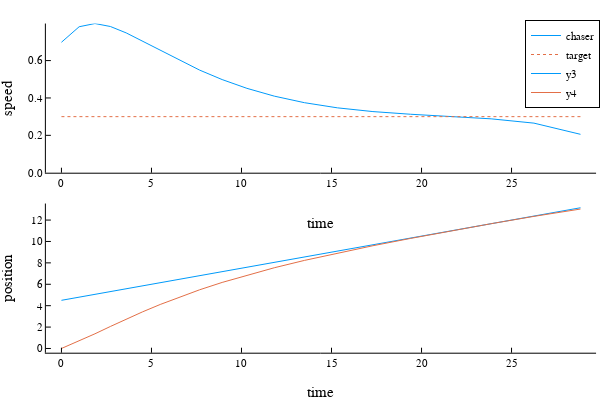

Here is the notebook cell this chart was saved with:
### Markdown cell above
## Minimum-error solution
Minimizing mean-square error to taget, plus work.
Optimization wants to hit a peak speed quickly and then gradually slow down toward the target

### Code cell
wstar4 = findgait(WalkRW2l(α=0.35,safety=true), target=:speed=>0.3, varying=:P)
ctime = 0. # cost of time, to encourage hurrying
cerror = 0.015
targetspeed = 0.3
targetdist = 4.5
result = optwalktag(wstar4, 20, ctime=ctime, cerror=cerror,targetspeed=targetspeed, targetdist=targetdist)
p = plot(layout=(2,1))
targettime = range(0, result.totaltime, length=50)
targetpos(t) = targetdist .+ targetspeed.*t
chasertime = cumsum([0;result.steps.tf])
chaserposn = cumsum([0; result.steps.steplength])
catcher = length(chaserposn)-1 #findfirst(chaserposn .>= targetpos.(chasertime))
plot!(p[1], chasertime[1:catcher], result.steps.speed[1:catcher],ylims=(0,Inf),xlabel="time",ylabel="speed",
    label="chaser")
plot!(p[1], chasertime[[1,catcher]],[targetspeed,targetspeed],linestyle=:dot,label="target")
plot!(p[2], chasertime[1:catcher], targetpos(chasertime[1:catcher]))
plot!(p[2], chasertime[1:catcher], chaserposn[1:catcher],xlabel="time",ylabel="position")

### Figure 1 — Plotly figure (JSON) as saved in the notebook; plotly's stock layout.template omitted (floating-point values rounded to 4 significant figures)
{"data": [{"colorbar": {"title": ""}, "legendgroup": "chaser", "line": {"color": "rgba(0, 154, 250, 1.000)", "dash": "solid", "shape": "linear", "width": 1}, "mode": "lines", "name": "chaser", "showlegend": true, "type": "scatter", "x": [0, 0.9825, 1.861, 2.72, 3.596, 4.513, 5.488, 6.537, 7.677, 8.926, 10.3, 11.82, 13.49, 15.33, 17.3, 19.4, 21.59, 23.87, 26.24, 28.83], "xaxis": "x1", "y": [0.698, 0.7811, 0.7982, 0.7823, 0.7482, 0.7037, 0.6538, 0.6014, 0.549, 0.4984, 0.4515, 0.4097, 0.3747, 0.3472, 0.327, 0.3128, 0.3014, 0.2883, 0.2653, 0.2054], "yaxis": "y1", "zmax": null, "zmin": null}, {"colorbar": {"title": ""}, "legendgroup": "target", "line": {"color": "rgba(227, 111, 71, 1.000)", "dash": "dot", "shape": "linear", "width": 1}, "mode": "lines", "name": "target", "showlegend": true, "type": "scatter", "x": [0, 28.83], "xaxis": "x1", "y": [0.3, 0.3], "yaxis": "y1", "zmax": null, "zmin": null}, {"colorbar": {"title": ""}, "legendgroup": "y3", "line": {"color": "rgba(0, 154, 250, 1.000)", "dash": "solid", "shape": "linear", "width": 1}, "mode": "lines", "name": "y3", "showlegend": true, "type": "scatter", "x": [0, 0.9825, 1.861, 2.72, 3.596, 4.513, 5.488, 6.537, 7.677, 8.926, 10.3, 11.82, 13.49, 15.33, 17.3, 19.4, 21.59, 23.87, 26.24, 28.83], "xaxis": "x2", "y": [4.5, 4.795, 5.058, 5.316, 5.579, 5.854, 6.146, 6.461, 6.803, 7.178, 7.591, 8.046, 8.548, 9.098, 9.69, 10.32, 10.98, 11.66, 12.37, 13.15], "yaxis": "y2", "zmax": null, "zmin": null}, {"colorbar": {"title": ""}, "legendgroup": "y4", "line": {"color": "rgba(227, 111, 71, 1.000)", "dash": "solid", "shape": "linear", "width": 1}, "mode": "lines", "name": "y4", "showlegend": true, "type": "scatter", "x": [0, 0.9825, 1.861, 2.72, 3.596, 4.513, 5.488, 6.537, 7.677, 8.926, 10.3, 11.82, 13.49, 15.33, 17.3, 19.4, 21.59, 23.87, 26.24, 28.83], "xaxis": "x2", "y": [0, 0.6858, 1.372, 2.057, 2.743, 3.429, 4.115, 4.801, 5.486, 6.172, 6.858, 7.544, 8.23, 8.915, 9.601, 10.29, 10.97, 11.66, 12.34, 13.03], "yaxis": "y2", "zmax": null, "zmin": null}], "layout": {"annotations": [], "height": 400, "legend": {"bgcolor": "rgba(255, 255, 255, 1.000)", "bordercolor": "rgba(0, 0, 0, 1.000)", "borderwidth": 1, "font": {"color": "rgba(0, 0, 0, 1.000)", "family": "Helvetica", "size": 11}, "title": {"font": {"color": "rgba(0, 0, 0, 1.000)", "family": "Helvetica", "size": 15}, "text": ""}, "tracegroupgap": 0, "traceorder": "normal", "x": 1, "xanchor": "auto", "y": 1, "yanchor": "auto"}, "margin": {"b": 20, "l": 0, "r": 0, "t": 20}, "paper_bgcolor": "rgba(255, 255, 255, 1.000)", "plot_bgcolor": "rgba(255, 255, 255, 1.000)", "showlegend": true, "width": 600, "xaxis1": {"anchor": "y1", "domain": [0.07647, 0.9934], "gridcolor": "rgba(0, 0, 0, 0.100)", "gridwidth": 0.5, "linecolor": "rgba(0, 0, 0, 1.000)", "mirror": false, "range": [-0.8649, 29.69], "showgrid": false, "showline": true, "showticklabels": true, "tickangle": 0, "tickcolor": "rgb(0, 0, 0)", "tickfont": {"color": "rgba(0, 0, 0, 1.000)", "family": "Helvetica", "size": 11}, "tickmode": "array", "ticks": "inside", "ticktext": ["0", "5", "10", "15", "20", "25"], "tickvals": [0, 5, 10, 15, 20, 25], "title": "time", "titlefont": {"color": "rgba(0, 0, 0, 1.000)", "family": "Helvetica", "size": 15}, "type": "-", "visible": true, "zeroline": false, "zerolinecolor": "rgba(0, 0, 0, 1.000)"}, "xaxis2": {"anchor": "y2", "domain": [0.07647, 0.9934], "gridcolor": "rgba(0, 0, 0, 0.100)", "gridwidth": 0.5, "linecolor": "rgba(0, 0, 0, 1.000)", "mirror": false, "range": [-0.8649, 29.69], "showgrid": false, "showline": true, "showticklabels": true, "tickangle": 0, "tickcolor": "rgb(0, 0, 0)", "tickfont": {"color": "rgba(0, 0, 0, 1.000)", "family": "Helvetica", "size": 11}, "tickmode": "array", "ticks": "inside", "ticktext": ["0", "5", "10", "15", "20", "25"], "tickvals": [0, 5, 10, 15, 20, 25], "title": "time", "titlefont": {"color": "rgba(0, 0, 0, 1.000)", "family": "Helvetica", "size": 15}, "type": "-", "visible": true, "zeroline": false, "zerolinecolor": "rgba(0, 0, 0, 1.000)"}, "yaxis1": {"anchor": "x1", "domain": [0.5758, 0.9902], "gridcolor": "rgba(0, 0, 0, 0.100)", "gridwidth": 0.5, "linecolor": "rgba(0, 0, 0, 1.000)", "mirror": false, "range": [0, 0.7982], "showgrid": false, "showline": true, "showticklabels": true, "tickangle": 0, "tickcolor": "rgb(0, 0, 0)", "tickfont": {"color": "rgba(0, 0, 0, 1.000)", "family": "Helvetica", "size": 11}, "tickmode": "array", "ticks": "inside", "ticktext": ["0.0", "0.2", "0.4", "0.6"], "tickvals": [0, 0.2, 0.4, 0.6], "title": "speed", "titlefont": {"color": "rgba(0, 0, 0, 1.000)", "family": "Helvetica", "size": 15}, "type": "-", "visible": true, "zeroline": false, "zerolinecolor": "rgba(0, 0, 0, 1.000)"}, "yaxis2": {"anchor": "x2", "domain": [0.07581, 0.4902], "gridcolor": "rgba(0, 0, 0, 0.100)", "gridwidth": 0.5, "linecolor": "rgba(0, 0, 0, 1.000)", "mirror": false, "range": [-0.3945, 13.54], "showgrid": false, "showline": true, "showticklabels": true, "tickangle": 0, "tickcolor": "rgb(0, 0, 0)", "tickfont": {"color": "rgba(0, 0, 0, 1.000)", "family": "Helvetica", "size": 11}, "tickmode": "array", "ticks": "inside", "ticktext": ["0", "2", "4", "6", "8", "10", "12"], "tickvals": [0, 2, 4, 6, 8, 10, 12], "title": "position", "titlefont": {"color": "rgba(0, 0, 0, 1.000)", "family": "Helvetica", "size": 15}, "type": "-", "visible": true, "zeroline": false, "zerolinecolor": "rgba(0, 0, 0, 1.000)"}}}
